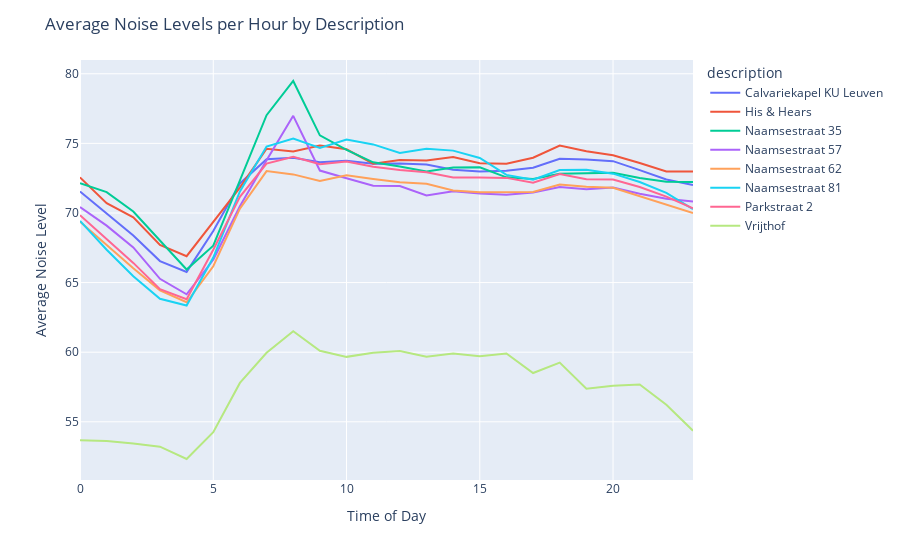

Here is the notebook cell this chart was saved with:
### Markdown cell above
what are the bussiest hours during the day? during the week? in the year? 
Can we associate it with events?

### Code cell
import plotly.express as px

hourly_avg_desc = df2.groupby(['hour', 'description'])['laf005_per_hour'].mean().reset_index()

fig = px.line(hourly_avg_desc, x='hour', y='laf005_per_hour', color='description')
fig.update_layout(
    title='Average Noise Levels per Hour by Description',
    xaxis_title='Time of Day',
    yaxis_title='Average Noise Level'
)
fig.show()

### Figure 1 — Plotly figure (JSON) as saved in the notebook; plotly's stock layout.template omitted (floating-point values rounded to 4 significant figures)
{"data": [{"hovertemplate": "description=Calvariekapel KU Leuven<br>hour=%{x}<br>laf005_per_hour=%{y}<extra></extra>", "legendgroup": "Calvariekapel KU Leuven", "line": {"color": "#636efa", "dash": "solid"}, "marker": {"symbol": "circle"}, "mode": "lines", "name": "Calvariekapel KU Leuven", "orientation": "v", "showlegend": true, "type": "scatter", "x": [0, 1, 2, 3, 4, 5, 6, 7, 8, 9, 10, 11, 12, 13, 14, 15, 16, 17, 18, 19, 20, 21, 22, 23], "xaxis": "x", "y": [71.54, 69.93, 68.38, 66.55, 65.77, 68.7, 72.12, 73.85, 73.97, 73.65, 73.75, 73.54, 73.55, 73.48, 73.1, 72.98, 73.03, 73.25, 73.89, 73.84, 73.72, 73.08, 72.41, 72], "yaxis": "y"}, {"hovertemplate": "description=His & Hears<br>hour=%{x}<br>laf005_per_hour=%{y}<extra></extra>", "legendgroup": "His & Hears", "line": {"color": "#EF553B", "dash": "solid"}, "marker": {"symbol": "circle"}, "mode": "lines", "name": "His & Hears", "orientation": "v", "showlegend": true, "type": "scatter", "x": [0, 1, 2, 3, 4, 5, 6, 7, 8, 9, 10, 11, 12, 13, 14, 15, 16, 17, 18, 19, 20, 21, 22, 23], "xaxis": "x", "y": [72.56, 70.71, 69.69, 67.71, 66.89, 69.36, 71.82, 74.61, 74.42, 74.84, 74.58, 73.54, 73.8, 73.76, 74.02, 73.57, 73.54, 73.97, 74.84, 74.43, 74.14, 73.58, 72.99, 72.98], "yaxis": "y"}, {"hovertemplate": "description=Naamsestraat 35<br>hour=%{x}<br>laf005_per_hour=%{y}<extra></extra>", "legendgroup": "Naamsestraat 35", "line": {"color": "#00cc96", "dash": "solid"}, "marker": {"symbol": "circle"}, "mode": "lines", "name": "Naamsestraat 35", "orientation": "v", "showlegend": true, "type": "scatter", "x": [0, 1, 2, 3, 4, 5, 6, 7, 8, 9, 10, 11, 12, 13, 14, 15, 16, 17, 18, 19, 20, 21, 22, 23], "xaxis": "x", "y": [72.13, 71.5, 70.11, 67.99, 65.94, 67.65, 72.3, 77.02, 79.48, 75.58, 74.53, 73.64, 73.34, 72.98, 73.26, 73.28, 72.56, 72.44, 72.82, 72.83, 72.89, 72.51, 72.25, 72.23], "yaxis": "y"}, {"hovertemplate": "description=Naamsestraat 57<br>hour=%{x}<br>laf005_per_hour=%{y}<extra></extra>", "legendgroup": "Naamsestraat 57", "line": {"color": "#ab63fa", "dash": "solid"}, "marker": {"symbol": "circle"}, "mode": "lines", "name": "Naamsestraat 57", "orientation": "v", "showlegend": true, "type": "scatter", "x": [0, 1, 2, 3, 4, 5, 6, 7, 8, 9, 10, 11, 12, 13, 14, 15, 16, 17, 18, 19, 20, 21, 22, 23], "xaxis": "x", "y": [70.42, 69.09, 67.53, 65.27, 64.16, 66.64, 70.48, 73.8, 76.98, 73.05, 72.49, 71.95, 71.94, 71.26, 71.56, 71.4, 71.31, 71.47, 71.86, 71.7, 71.84, 71.37, 71.01, 70.82], "yaxis": "y"}, {"hovertemplate": "description=Naamsestraat 62<br>hour=%{x}<br>laf005_per_hour=%{y}<extra></extra>", "legendgroup": "Naamsestraat 62", "line": {"color": "#FFA15A", "dash": "solid"}, "marker": {"symbol": "circle"}, "mode": "lines", "name": "Naamsestraat 62", "orientation": "v", "showlegend": true, "type": "scatter", "x": [0, 1, 2, 3, 4, 5, 6, 7, 8, 9, 10, 11, 12, 13, 14, 15, 16, 17, 18, 19, 20, 21, 22, 23], "xaxis": "x", "y": [69.37, 67.7, 66.03, 64.44, 63.59, 66.17, 70.31, 73.01, 72.77, 72.3, 72.71, 72.44, 72.21, 72.09, 71.62, 71.49, 71.51, 71.51, 72.04, 71.88, 71.82, 71.21, 70.65, 70.0], "yaxis": "y"}, {"hovertemplate": "description=Naamsestraat 81<br>hour=%{x}<br>laf005_per_hour=%{y}<extra></extra>", "legendgroup": "Naamsestraat 81", "line": {"color": "#19d3f3", "dash": "solid"}, "marker": {"symbol": "circle"}, "mode": "lines", "name": "Naamsestraat 81", "orientation": "v", "showlegend": true, "type": "scatter", "x": [0, 1, 2, 3, 4, 5, 6, 7, 8, 9, 10, 11, 12, 13, 14, 15, 16, 17, 18, 19, 20, 21, 22, 23], "xaxis": "x", "y": [69.43, 67.36, 65.45, 63.83, 63.35, 66.8, 71.55, 74.77, 75.35, 74.68, 75.27, 74.92, 74.31, 74.6, 74.48, 73.95, 72.73, 72.4, 73.08, 73.11, 72.82, 72.23, 71.45, 70.28], "yaxis": "y"}, {"hovertemplate": "description=Parkstraat 2<br>hour=%{x}<br>laf005_per_hour=%{y}<extra></extra>", "legendgroup": "Parkstraat 2", "line": {"color": "#FF6692", "dash": "solid"}, "marker": {"symbol": "circle"}, "mode": "lines", "name": "Parkstraat 2", "orientation": "v", "showlegend": true, "type": "scatter", "x": [0, 1, 2, 3, 4, 5, 6, 7, 8, 9, 10, 11, 12, 13, 14, 15, 16, 17, 18, 19, 20, 21, 22, 23], "xaxis": "x", "y": [69.84, 68.15, 66.41, 64.52, 63.81, 67.36, 71.16, 73.55, 74.03, 73.5, 73.69, 73.31, 73.08, 72.92, 72.55, 72.55, 72.52, 72.18, 72.8, 72.43, 72.41, 71.87, 71.18, 70.34], "yaxis": "y"}, {"hovertemplate": "description=Vrijthof<br>hour=%{x}<br>laf005_per_hour=%{y}<extra></extra>", "legendgroup": "Vrijthof", "line": {"color": "#B6E880", "dash": "solid"}, "marker": {"symbol": "circle"}, "mode": "lines", "name": "Vrijthof", "orientation": "v", "showlegend": true, "type": "scatter", "x": [0, 1, 2, 3, 4, 5, 6, 7, 8, 9, 10, 11, 12, 13, 14, 15, 16, 17, 18, 19, 20, 21, 22, 23], "xaxis": "x", "y": [53.67, 53.62, 53.44, 53.21, 52.33, 54.26, 57.79, 59.96, 61.51, 60.1, 59.66, 59.96, 60.09, 59.68, 59.9, 59.72, 59.9, 58.5, 59.25, 57.37, 57.59, 57.68, 56.23, 54.36], "yaxis": "y"}], "layout": {"legend": {"title": {"text": "description"}, "tracegroupgap": 0}, "margin": {"t": 60}, "title": {"text": "Average Noise Levels per Hour by Description"}, "xaxis": {"anchor": "y", "domain": [0, 1], "title": {"text": "Time of Day"}}, "yaxis": {"anchor": "x", "domain": [0, 1], "title": {"text": "Average Noise Level"}}}}
